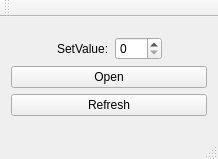
<?xml version="1.0" encoding="UTF-8"?>
<ui version="4.0">
 <class>MainWindow</class>
 <widget class="QMainWindow" name="MainWindow">
  <property name="geometry">
   <rect>
    <x>0</x>
    <y>0</y>
    <width>218</width>
    <height>159</height>
   </rect>
  </property>
  <property name="windowTitle">
   <string>3D</string>
  </property>
  <property name="windowIcon">
   <iconset resource="icon.qrc">
    <normaloff>:/1.jpg</normaloff>:/1.jpg</iconset>
  </property>
  <widget class="QWidget" name="centralWidget">
   <layout class="QGridLayout" name="gridLayout">
    <item row="0" column="0">
     <layout class="QVBoxLayout" name="verticalLayout">
      <item>
       <layout class="QHBoxLayout" name="horizontalLayout">
        <item>
         <spacer name="horizontalSpacer">
          <property name="orientation">
           <enum>Qt::Horizontal</enum>
          </property>
          <property name="sizeHint" stdset="0">
           <size>
            <width>40</width>
            <height>20</height>
           </size>
          </property>
         </spacer>
        </item>
        <item>
         <widget class="QLabel" name="label">
          <property name="text">
           <string>SetValue:</string>
          </property>
         </widget>
        </item>
        <item>
         <widget class="QSpinBox" name="spinBox">
          <property name="maximum">
           <number>500</number>
          </property>
         </widget>
        </item>
        <item>
         <spacer name="horizontalSpacer_2">
          <property name="orientation">
           <enum>Qt::Horizontal</enum>
          </property>
          <property name="sizeHint" stdset="0">
           <size>
            <width>40</width>
            <height>20</height>
           </size>
          </property>
         </spacer>
        </item>
       </layout>
      </item>
      <item>
       <widget class="QPushButton" name="open">
        <property name="text">
         <string>Open</string>
        </property>
       </widget>
      </item>
      <item>
       <widget class="QPushButton" name="refresh">
        <property name="text">
         <string>Refresh</string>
        </property>
       </widget>
      </item>
     </layout>
    </item>
   </layout>
  </widget>
  <widget class="QMenuBar" name="menuBar">
   <property name="geometry">
    <rect>
     <x>0</x>
     <y>0</y>
     <width>218</width>
     <height>23</height>
    </rect>
   </property>
  </widget>
  <widget class="QToolBar" name="mainToolBar">
   <attribute name="toolBarArea">
    <enum>TopToolBarArea</enum>
   </attribute>
   <attribute name="toolBarBreak">
    <bool>false</bool>
   </attribute>
  </widget>
  <widget class="QStatusBar" name="statusBar"/>
 </widget>
 <layoutdefault spacing="6" margin="11"/>
 <resources>
  <include location="icon.qrc"/>
 </resources>
 <connections/>
</ui>
